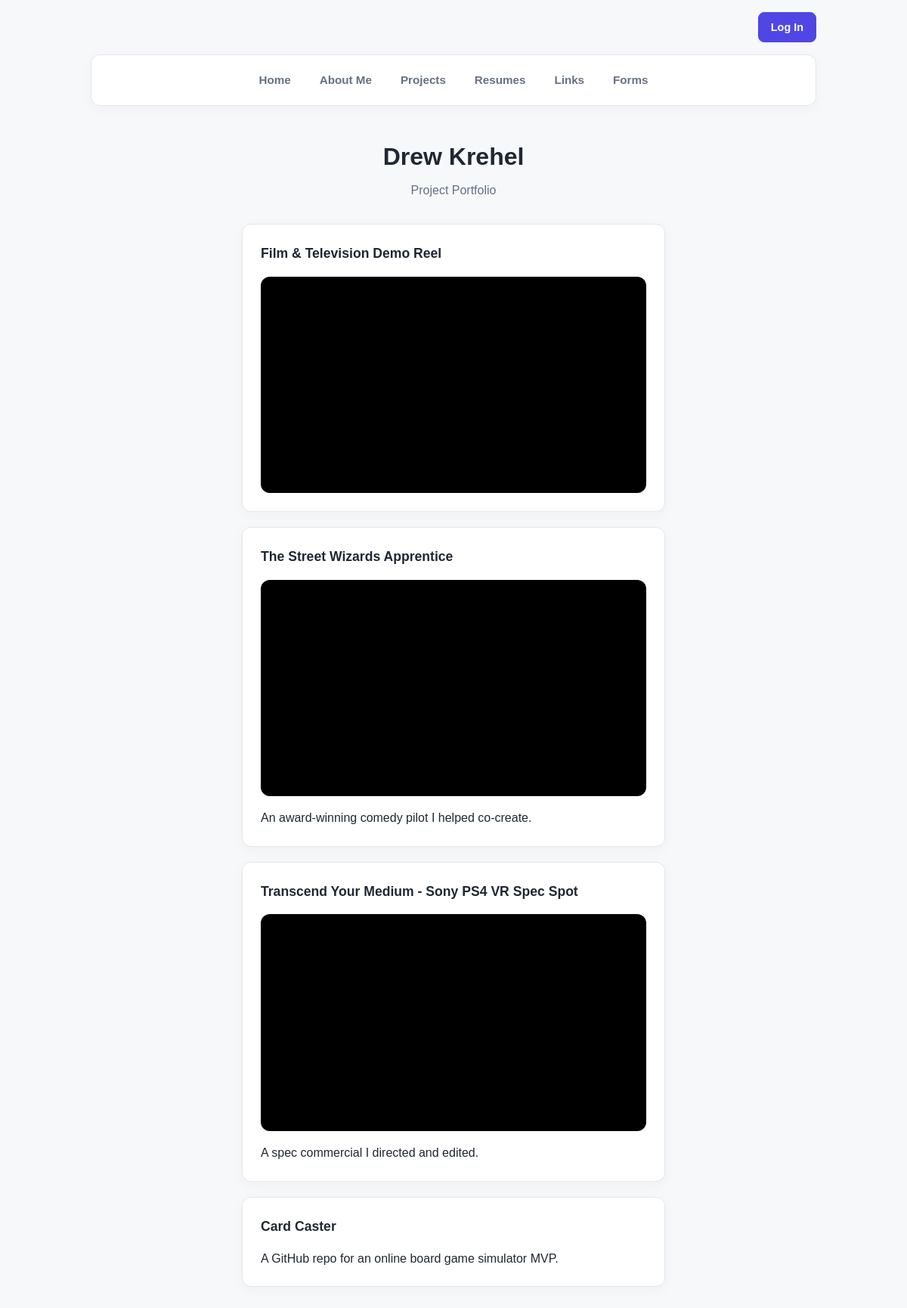
Page /drewkrehel/projects/ on the committed database.
### builder/models.py (models this page shows)
class Profile(models.Model):
    user = models.OneToOneField(
        User,
        on_delete=models.CASCADE
    )
    featured_section = models.CharField(
        max_length=20,
        choices=[
            ("about", "About Me"),
            ("projects", "Projects"),
            ("resumes", "Resumes"),
            ("links", "Links"),
            ("forms", "Forms"),
        ],
        blank=True,
    )
    featured_object_id = models.PositiveIntegerField(
        null=True,
        blank=True,
    )
    display_name = models.CharField(
        max_length=200,
        help_text="Enter the name you want visitors to see"
    )
    email = models.EmailField(
        max_length=200,
        help_text="Enter the email you want visitors to see"
    )
    phone = models.CharField(
        max_length=50,
        blank=True,
        help_text="Enter the # you want visitors to see"
    )
    bio = models.TextField(
        max_length=1000,
        blank=True,
        help_text="Add a short bio"
    )
    profile_image = models.ImageField(
        upload_to='profile_images/',
        blank=True,
        help_text="Upload a profile image"
    )
    index_thumbnail = models.ImageField(
        upload_to="index_thumbnails/",
        blank=True,
    )

class Project(models.Model):
    user = models.ForeignKey(
    User,
    on_delete=models.CASCADE
    )
    title = models.CharField(
        max_length=200,
        help_text="Enter the name of your project"
    )
    description = models.TextField(
        max_length=500,
        blank=True,
        help_text="Enter a brief description of your project"
    )
    link = models.URLField(
        help_text="Enter the URL for your project"
    )
    image = models.ImageField(
        upload_to='project_images/',
        blank=True,
        help_text="Upload a project image"
    )
    video_url = models.URLField(
        blank=True,
        help_text="Optional YouTube or Vimeo URL to embed instead of the thumbnail image",
    )
    sort_order = models.PositiveIntegerField(default=0)
    def get_video_embed_url(self):
        if not self.video_url:
            return ""
        parsed_url = urlparse(self.video_url)
        host = parsed_url.hostname or ""
        path_parts = [part for part in parsed_url.path.split("/") if part]
        if host in {
            "youtube.com",
            "www.youtube.com",
            "m.youtube.com",
            "youtube-nocookie.com",
            "www.youtube-nocookie.com",
        }:
            if parsed_url.path == "/watch":
                video_id = parse_qs(parsed_url.query).get("v", [""])[0]
            elif len(path_parts) >= 2 and path_parts[0] in {
                "embed", "shorts", "live"
            }:
                video_id = path_parts[1]
            else:
                return ""
            if re.fullmatch(r"[A-Za-z0-9_-]{11}", video_id):
                return f"https://www.youtube-nocookie.com/embed/{video_id}"
        elif host in {"youtu.be", "www.youtu.be"}:
            video_id = path_parts[0] if path_parts else ""
            if re.fullmatch(r"[A-Za-z0-9_-]{11}", video_id):
                return f"https://www.youtube-nocookie.com/embed/{video_id}"
        elif host in {"vimeo.com", "www.vimeo.com"}:
            video_id = path_parts[0] if path_parts else ""
            if video_id.isdigit():
                return f"https://player.vimeo.com/video/{video_id}"
        elif host == "player.vimeo.com":
            if len(path_parts) == 2 and path_parts[0] == "video":
                video_id = path_parts[1]
                if video_id.isdigit():
                    return f"https://player.vimeo.com/video/{video_id}"
        return ""

### builder/views.py (the view)
# urls.py: path("<str:username>/projects/", views.projects, name="projects"),
def projects(request, username):
    profile = Profile.objects.get(user__username=username)
    projects = Project.objects.filter(user=profile.user).order_by("sort_order", "id")
    context = {
        "projects": projects,
        "profile": profile,
    }
    return render(request, "projects.html", context=context)

### builder/templates/projects.html (shortened to what this page needs)
{% extends "base.html" %}
{% block content %}
<main class="profile-page">
    <header class="profile-header">
        <h1 class="profile-name">{{ profile.display_name }}</h1>
        <p class="profile-bio">Project Portfolio</p>
    </header>
    {% if projects %}
    <section class="project-list" aria-label="Projects">
        {% for project in projects %}
        <article class="project-card">
            <h2 class="section-title">
                <a href="{{ project.link }}">{{ project.title }}</a>
            </h2>
            {% if project.video_url and project.get_video_embed_url %}
            <div class="project-video">
                <iframe src="{{ project.get_video_embed_url }}" title="Video for {{ project.title }}" loading="lazy"
                    allow="accelerometer; autoplay; clipboard-write; encrypted-media; gyroscope; picture-in-picture; web-share"
 allowfullscreen>
                </iframe>
            </div>
            {% elif project.image %}
            <img class="featured-image" src="{{ project.image.url }}" alt="Image for {{ project.title }}">
            {% endif %}
            {% if project.description %}
            <p>{{ project.description }}</p>
            {% endif %}
        </article>
        {% endfor %}
    </section>
    {% else %}
    <p class="empty-state">No projects have been added yet.</p>
    {% endif %}
</main>
{% endblock %}

### builder/static/builder/css/styles.css (style rules this page uses)
body { font-family: Arial, sans-serif; }

### builder/static/builder/css/site.css (style rules this page uses)
:root { --page-bg: #F7F8FA; --surface: #FFFFFF; --text-primary: #202733; --text-muted: #667085; --accent: #4F46E5; --border: #E4E7EC; --font-family: Arial, Helvetica, sans-serif; --radius: 12px; --content-width: 960px; }
* { box-sizing: border-box; }
body { margin: 0; background: var(--page-bg); color: var(--text-primary); font-family: var(--font-family); line-height: 1.6; }
a { color: var(--accent); }
.profile-page { width: min(100% - 32px, 560px); margin: 48px auto; }
.profile-header { text-align: center; margin-bottom: 32px; }
.profile-name { margin: 0; font-size: 2rem; line-height: 1.2; overflow-wrap: anywhere; }
.profile-bio { max-width: 440px; margin: 12px auto 0; color: var(--text-muted); }
.section-title { margin: 0 0 16px; font-size: 1.1rem; font-weight: 600; }
.project-list { display: grid; gap: 20px; }
.project-card { min-width: 0; padding: 24px; background: var(--surface); border: 1px solid var(--border); border-radius: var(--radius); box-shadow: 0 4px 16px rgb(32 39 51 / 4%); }
.project-card .section-title a { color: var(--text-primary); text-decoration: none; overflow-wrap: anywhere; }
.project-card p:last-child { margin-bottom: 0; }
.project-video { position: relative; width: 100%; aspect-ratio: 16 / 9; overflow: hidden; border-radius: var(--radius); background: #000; }
.project-video iframe { position: absolute; inset: 0; width: 100%; height: 100%; border: 0; }

### rows in the picture
Profile: display_name "Drew Krehel"
Project: title "Film & Television Demo Reel"
Project: title "The Street Wizards Apprentice", description "An award-winning comedy pilot I helped co-create."
Project: title "Transcend Your Medium - Sony PS4 VR Spec Spot", description "A spec commercial I directed and edited."
Project: title "Card Caster", description "A GitHub repo for an online board game simulator MVP."
